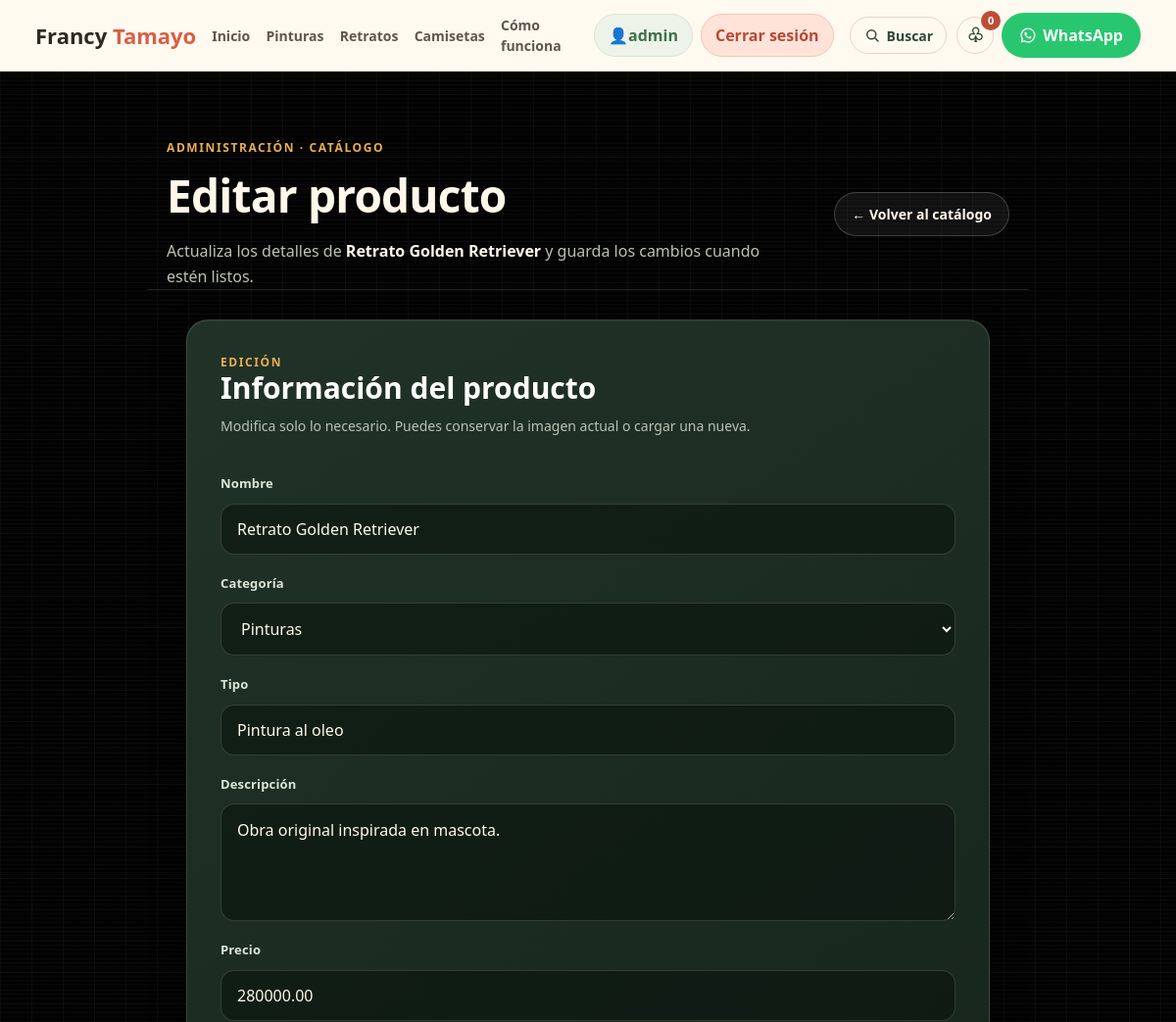
/admin/menu/editar.php?id=1 (signed in, upper part), run on an earlier commit of the app's database.
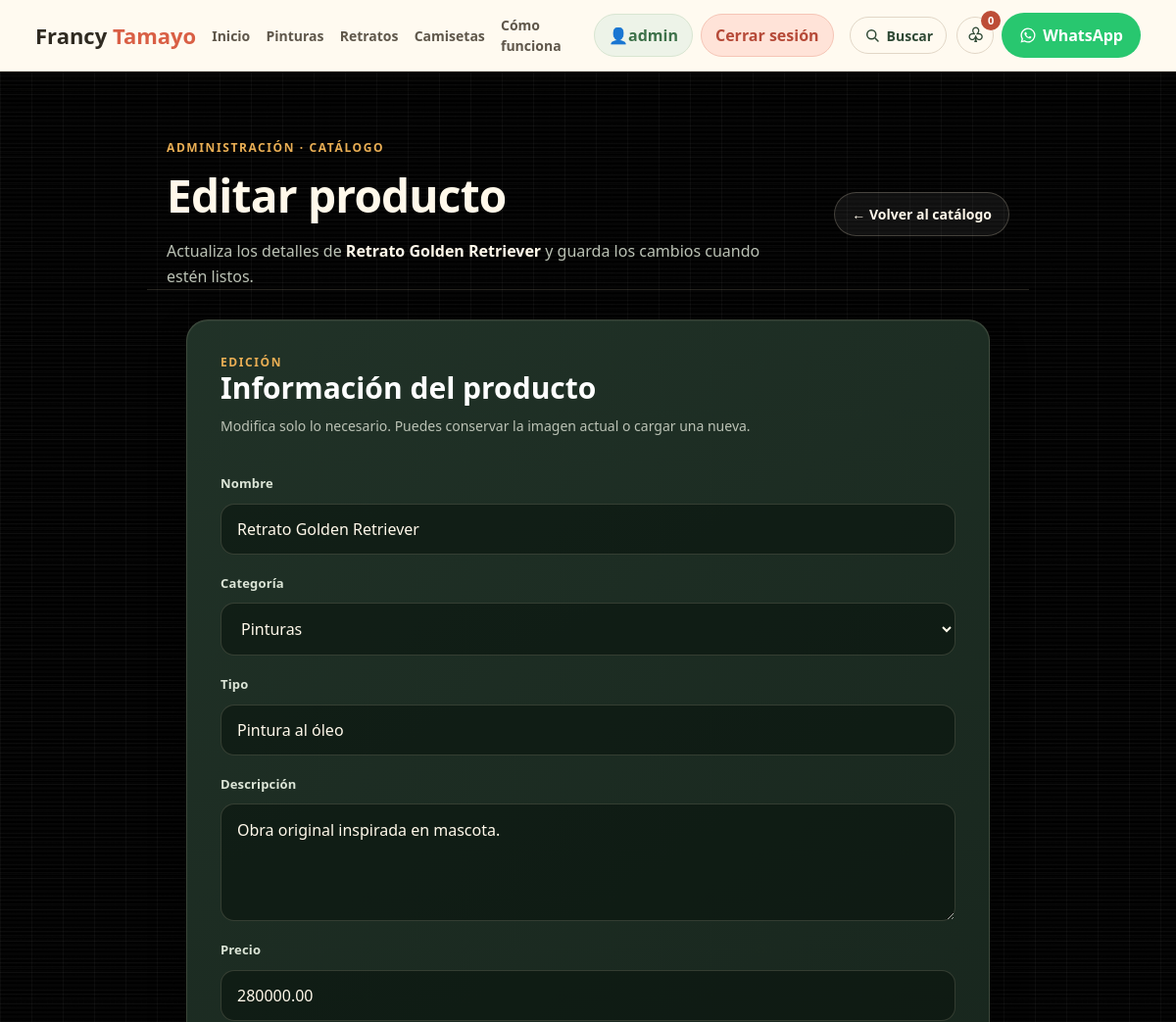
And on a later commit of the database.
### tables this page shows
CREATE TABLE IF NOT EXISTS productos (
  id INT AUTO_INCREMENT PRIMARY KEY,
  nombre VARCHAR(120) NOT NULL,
  categoria ENUM('pinturas','retratos','camisetas') NOT NULL,
  tipo VARCHAR(80) NOT NULL,
  descripcion TEXT NULL,
  precio DECIMAL(10,2) NOT NULL DEFAULT 0,
  imagen VARCHAR(255) NOT NULL,
  estado ENUM('disponible','encargo','agotado') NOT NULL DEFAULT 'disponible',
  rating DECIMAL(2,1) NOT NULL DEFAULT 4.8,
  destacado TINYINT(1) NOT NULL DEFAULT 0,
  activo TINYINT(1) NOT NULL DEFAULT 1,
  orden INT NOT NULL DEFAULT 0,
  fecha_creacion TIMESTAMP DEFAULT CURRENT_TIMESTAMP,
  UNIQUE KEY uq_producto_nombre (nombre)
);

### include/funciones.php (called while the page is built, shortened)
<?php
function entradaTexto(mixed $valor): string {
    return is_scalar($valor) ? trim((string) $valor) : '';
}

### admin/menu/editar.php (the view, shortened to what this page needs)
<?php
require_once __DIR__ . '/../../include/funciones.php';
$db = conectarDB();
$id = (int) entradaTexto($_GET['id']);
$stmt = $db->prepare('SELECT * FROM productos WHERE id = ?');
$stmt->bind_param('i', $id);
$stmt->execute();
$producto = $stmt->get_result()->fetch_assoc();
$nombre = $producto['nombre'];
$descripcion = $producto['descripcion'];
$precio = $producto['precio'];
$categoria = $producto['categoria'];
$tipo = $producto['tipo'];
?>
<section class="container container_admin3 admin-product-page">
    <div class="admin-product-page-header">
        <div>
            <span class="admin-product-eyebrow">Administración · Catálogo</span>
            <h1>Editar producto</h1>
            <p>Actualiza los detalles de <strong><?= htmlspecialchars($nombre) ?></strong> y guarda los cambios cuando estén listos.</p>
        </div>
        <div class="botondeadmin3">
            <a href="<?php echo BASE_URL;?>admin/menu/index.php">← Volver al catálogo</a>
        </div>
    </div>
</section>
<section class="admin-container admin-container-admin admin-product-form-area">
    <main class="admin-card">
        <span class="admin-card-eyebrow">Edición</span>
        <h2>Información del producto</h2>
        <p class="admin-card-intro">Modifica solo lo necesario. Puedes conservar la imagen actual o cargar una nueva.</p>
        <form method="POST" enctype="multipart/form-data" class="admin-form">
            <label for="nombre">Nombre</label>
            <input id="nombre" type="text" name="nombre" value="<?= htmlspecialchars($nombre) ?>">
            <label for="categoria">Categoría</label>
            <select id="categoria" name="categoria">
                <option value="pinturas" <?= $categoria === 'pinturas' ? 'selected' : '' ?>>Pinturas</option>
            </select>
            <label for="tipo">Tipo</label>
            <input id="tipo" type="text" name="tipo" value="<?= htmlspecialchars($tipo) ?>">
            <label for="descripcion">Descripción</label>
            <textarea id="descripcion" name="descripcion"><?= htmlspecialchars((string) $descripcion) ?></textarea>
            <label for="precio">Precio</label>
            <input id="precio" type="number" name="precio" min="1" value="<?= htmlspecialchars((string) $precio) ?>">
        </form>
    </main>
</section>
<?php include '../../include/templates/footer.php'; ?>

What changed in the data, as far as the page shows it:
changed productos "Pinturas": tipo "Pintura al oleo" → "Pintura al óleo"
